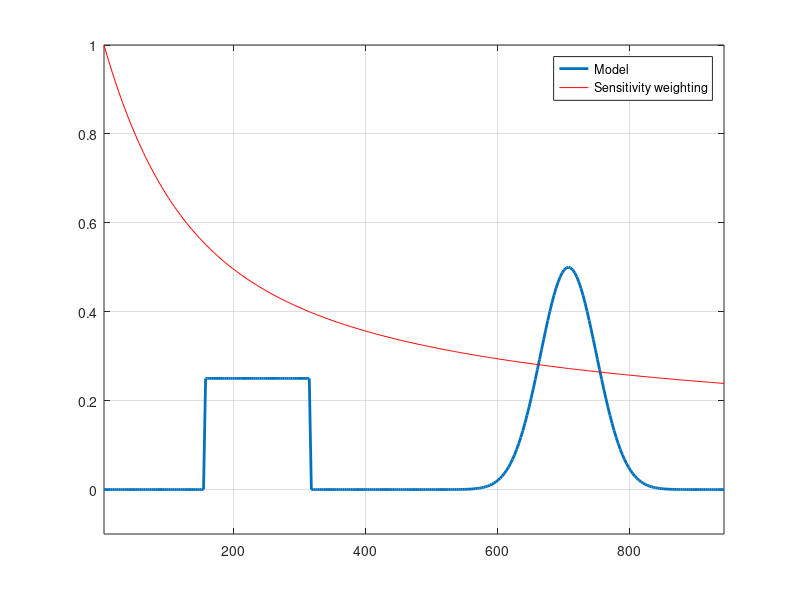
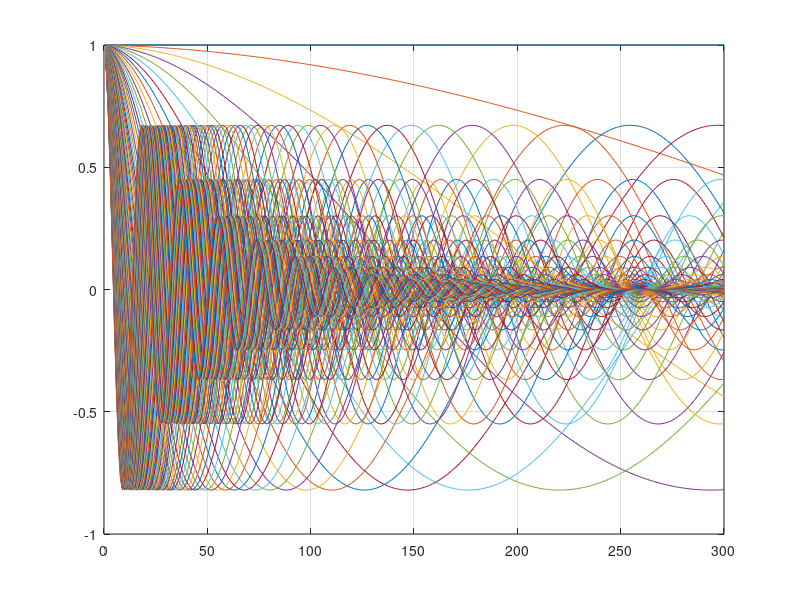
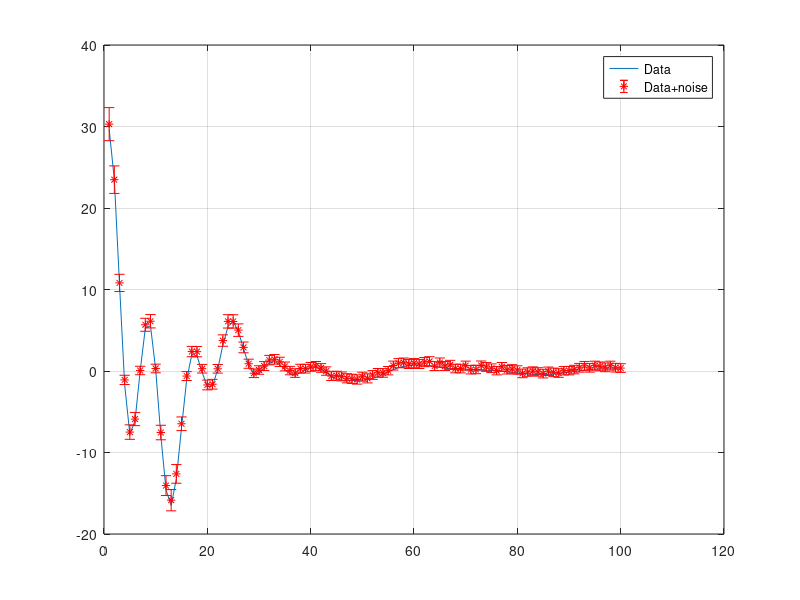

MATLAB code for these plots, in order: (Note: this script raises an error after producing the figures.)
close all
clear all

addpath data\
addpath C:\Users\dominiquef.MIRAGEOSCIENCE\Dropbox\Master\FUNC_LIB\Lp_norm_codes\Dual_norm_1D\functions
addpath C:\Users\dominiquef.MIRAGEOSCIENCE\Dropbox\Master\FUNC_LIB\Lp_norm_codes\Dual_norm_1D\sliceomatic\
% Set up 1D problem

%% INPUT VARIABLES

% Model space
nx = 300;

% Kernel
nk = 100; %number of frequencies

decay = -0.20;

basis = 0.5;

% Data noise
amp_pct = 0.02;
floor_pct = 0.02;

%% SCRIPT STARTS HERE
x = (pi/nx : pi/nx : pi) * nx; x = x(:);

mcell=length(x);
dx=ones(1,mcell) * abs((min(x)-max(x))/mcell);

% Create mdoel: Square and tanh functions
model = 0.5* exp(-abs((x*5/nx-pi*3.75).^2)).*tanh((x*10/nx-pi*3.75)); 

model(50:100)=0.25;

model=model(:);


figure;plot(x,model,'LineWidth',2);axis([x(1) x(end) -0.1 1]);hold on
grid on

% Generate kernel functions
G = zeros(nk,mcell);
wr = zeros(mcell,1);
figure;
for ii = 1 : nk 
    
    G(ii,1:mcell) = exp( decay * x  / ( nx * pi )  * (ii-1)/3) .*cos (basis * 2 * x / (nx) * (ii-1)/3);

    wr = wr + exp( decay * x  / ( nx * pi )  * (ii-1));
    
    plot(G(ii,:));hold on

end
grid on

wr = (wr / max(wr)).^0.5;

IWr = spdiags(1./wr,0,mcell,mcell);
Wr = spdiags(wr,0,mcell,mcell);
Wrx = spdiags(wr(1:end-1),0,mcell-1,mcell-1);

figure(1); plot(x,wr,'r');
legend('Model','Sensitivity weighting');
%% Generate raw data and corrupt with noise

% Total number of data
ndata = nk;

% Compute data
data= G * model;

% Corrupt data with Gaussian noise
rand_noise = rand(ndata,1);
save ('noise','rand_noise')
load('noise');

amp_noise = amp_pct * rand_noise .* abs(data);
floor_noise = floor_pct * rand_noise * max(abs(data));

noise = amp_noise + floor_noise;

d = data + noise;

wd =  abs(d)*0.05 + 0.1 * std(data);

figure; 
plot(data);
hold on
errorbar(d,wd,'r*')
legend('Data','Data+noise')
grid on

% Create uncertainty weighting matrix
Wd = spdiags(1./wd,0,ndata,ndata);

% Normalize d and G by standard deviation:
G = Wd * G ;

target = ndata;

% Weight data with uncertainty
d = Wd * d;

%Create weight matrices
[Wx,Vx] = getWx1D(nx,dx);
[Ws] = speye(mcell);
V = spdiags(sqrt(dx'),0,nx,nx);


% Global constant
as = 1.0 / min(dx) ^2;  %Smallnest term
ax = 1.0;               %Smoothness term                     

% Lp-norm parameters
pvec = 0:0.5:2;
qvec = 0:0.5:2;
lvec = 0.1:0.4:1.9;

epsilon = 1e-8;     %Small term in compact function

% Store all the final models
models_out = zeros(length(pvec),length(qvec),length(lvec),mcell);

counter = 1;  

objfunc = @(m,phi,b) sum( ( G * m - d ).^2 ) + ( m' * b * phi * m );

% Iterate over all the combination of norms as specified by the vectors
% pvec, qvec and lvec.

for ll= 1:length(lvec)

    for pp = 1:length(pvec)
        
        for qq = 1:length(qvec)
            
            % Message prompt
            head = ['lp: ' num2str(pvec(pp)) ' lq: ' num2str(qvec(qq)) ' psi: ' num2str(lvec(ll))];
            fprintf('Starting lp inversion %s\n',...
                head)
            
            invmod      = ones(mcell,1)*2e-1;       % Initial model       
                        
            phi_d       = sum((G*invmod - d).^2);   % Initial misfit
            scale_x     = ax; % Scale for gradient norm
            scale_s     = as;
                       % Active cell
            count=0; % Initiate iteration count 
                  
            while phi_d(end) > target*1.05
                
                    count=count+1;

                    if count==1   %First iteration

                        WxtWx = ( Vx * Wx)' * ( Vx * Wx );
                        WstWs = ( V * Ws)' * ( V * Ws);
                        
                        Rs = speye(mcell);
                        Rx = speye(size(Wx,1));
                    
                        phim_start =  ax * WxtWx + as * WstWs;
                        
                        phim = phim_start; 
                        
                        
                        
                        % Initial beta trace(G'G) / trace(phim)
                        beta = sum(sum(G.^2,1)) / sum(diag(phim,0).^2) * 1e+2;                
                        lambda = beta(count);
                        
                        phi(count) = objfunc(invmod,phim,beta(count));
                        
                    else

                        Rs = spdiags( 1./ ( abs(invmod) .^( 2-pvec(pp) ) + epsilon ) .^0.5 ,0,mcell,mcell);
                        Rx = spdiags( 1./ ( abs(Wx * invmod) .^( 2-qvec(qq) ) + epsilon ) .^0.5 ,0,mcell-1,mcell-1);

                        WxtRxWx = ( Vx * Rx * Wx)' * ( Vx * Rx * Wx);
                        WstRsWs = ( V * Rs * Ws)' * ( V * Rs * Ws);

                        scale_s = 0.5 * as *...
                            ( invmod' * phim_start * invmod ) /...
                            ( as * invmod' * WstRsWs * invmod );
                        
                        scale_x = 0.5 * ax *...
                            ( invmod' * phim_start * invmod ) /...
                            ( ax * invmod' * WxtRxWx * invmod );
                        
                        scale_s = lvec(ll) * scale_s;
                        scale_x = (2.0 - lvec(ll)) * scale_x;
                        
                        phim =  scale_s * WstRsWs +...
                                scale_x * WxtRxWx;
                        
                        scale(count) = ( invmod'* phim_start * invmod ) / (invmod'*phim*invmod ) ;
       
                        lambda(count) = beta(count) * scale(count);
                        
                    end

                
 
%                 eigval = eig(G'*G + lambda(count) * (phim) ); 
%                 condnum = max(abs(eigval)) / min(abs(eigval));
%                 
%                 figure(4); plot(eigval,'*');
%                 fprintf('Condition number: %f\n',condnum);
                fprintf('\n# # # # # #\n');
                fprintf('BETA ITER: \t %i  \nbeta: \t %8.5e \n',count,beta(count));

                ncg = 0;
                npcg = 1;
                rddm = 1;
                ddm = [1 1];

            while npcg < 10 && rddm > 1e-3

                A= [ G  ;...
                    sqrt( lambda(count) * scale_s ) * ( Wr * V * Rs * Ws ) ;...
                    sqrt( lambda(count) * scale_x ) * ( Wrx * Vx * Rx * Wx  )] ;

                b = [- (G *invmod - d) ; ...
                    -sqrt( lambda(count) * scale_s ) * ( Wr * V * Rs * Ws * invmod) ;...
                    -sqrt( lambda(count) * scale_x ) * ( Wrx * Vx * Rx * Wx  * invmod )] ;
% 
%                 A= [ G  ;...
%                     sqrt( lambda(count) * scale_s ) * (  V * Rs * Ws ) ;...
%                     sqrt( lambda(count) * scale_x ) * (  Vx * Rx * Wx  )] ;
% 
%                 b = [- (G *invmod - d) ; ...
%                     -sqrt( lambda(count) * scale_s ) * (  V * Rs * Ws * invmod) ;...
%                     -sqrt( lambda(count) * scale_x ) * (  Vx * Rx * Wx  * invmod )] ;

                %% Gauss-Newton step
                dm = zeros(mcell,1);
                [dm,r,iter] = CGLSQ( dm, A , b );

                %% Step length, line search                
                ncg = ncg+iter; % Record the number of CG iterations

                gamma = 2;

                % Initialise phi^k
                phi_temp = 0;   
                while (phi_temp > phi(end) || gamma == 2) && gamma>1e-4

                    gamma = 0.5 * gamma;

                    gdm = gamma * dm;

                    ddm(2) = norm(dm);

                    m_temp = invmod + gdm;

                    phi_temp = objfunc(m_temp,phim,lambda(count));

                end

                
                
                
                if npcg == 1

                    rddm = 1;
                    ddm(1) = ddm(2);

                else

                    rddm = ddm(2)/ddm(1);

                end
% 
%                 phi_d(count) = sum((G*(m_temp)-d).^2);
%                 
%                 if phi_d(count) < target *0.95
%                     
%                     beta(count) = beta(count) * 1.1;
%                     lambda(count) = beta(count) * scale(count);
%                     ncg = 0;
%                     npcg = 1;
%                     rddm = 1;
%                     ddm = [1 1];
%                     continue
%                     
%                 end


                % Update model
                invmod = invmod + dm;

                fprintf('GN iter %i |g| rel:\t\t %8.5e\n',npcg,rddm);
                npcg = npcg + 1;

            end                

%% Save iteration details
            phi_d(count) = sum((G*(invmod)-d).^2);
            phi_m(count) = (invmod)'*(phim)*(invmod);
            phi(count) = objfunc(invmod,phim,lambda(count));          
            

            if phi_d(count) < target * 2
                
                beta(count+1) = 0.5 * beta(count);
                
            else
                
                beta(count+1) = 0.5 * beta(count);
                
            end
           
%             set(figure(3+counter), 'Position', [50 200 1000 500])
%             plot(1:mcell,model); hold on
%             plot(1:mcell, invmod,'r','LineWidth',3); hold off
%             axis([0 mcell -.1 0.6]);
            fprintf('---------->')
            fprintf(' misfit:\t %8.5e ',phi_d(count))
            fprintf('<----------\n')

            
            end
            
%             figure(3); 
%             plot((G*(invmod)).*wd,'go');

            % Load other results and plot
%             load('m_IWR');
%             load('m_phim');
%             figure(3+counter); hold on
%             plot(m_phim,'--','LineWidth',3);
%             xlabel('\bfZ');
%             ylabel('\bfm(Z)');
%             legend('True','\bf Wr || m ||_0 + Wr || \Delta m ||_0','\bf || Wr m ||_0 + || \Delta (Wr m) ||_0','Location','NorthWest')

            % Remove depth weighting
%             invmod = IWr * invmod;
            
%             title(['\bfInversion: ' head])
%             figure; plot(1:mcell,model,1:mcell,invmod,'r','LineWidth',2);axis([0 mcell -.1 1])
%             figure; plot(eigval,'*');
%             figure; plotyy(1:count,phi_d,1:count,phi_m,@semilogy);
            RMS(pp,qq,ll)=(sum((invmod-model).^2)/length(data))^(0.5);
            linf(pp,qq,ll) = norm(model-invmod,'inf');
            l2(pp,qq,ll) = norm(model-invmod,2);
            l1(pp,qq,ll) = norm(model-invmod,1);
            phid(pp,qq,ll) = phi_d(count);
            models_out(pp,qq,ll,:) = invmod(:);
            
%             figure; plotyy(1:count,phi_d,1:count,phi_m);

            fprintf('End of lp inversion. Number of iterations: %i\n',count)
            fprintf('Final model misfit: %8.3e\n\n',norm(model-invmod,2))
            
            counter = counter+1;
            
        end
    end
end

%% Plot result 

% figure;slice(pvec,qvec,lvec,phid(:,:,:),[0.5 1 1.5 2.0],[0.5 1 1.5 2.0],0.5);%caxis([50 200])
% figure;slice(pvec,qvec,lvec,l1(:,:,:,nn),[0.5 1 1.5 2.0],[0.5 1 1.5 2.0],0.5);%caxis([0.05 4])
% figure;slice(pvec,qvec,lvec,l2(:,:,:),[0.5 1 1.5 2.0],[0.5 1 1.5 2.0],0.5);caxis([0.05 4]);title(['l2 residual for model' num2str(nn)])
% L2=l2(:,:,:,nn);L2=L2(:);save(['modelD' num2str(nn)],'-ascii','L2')